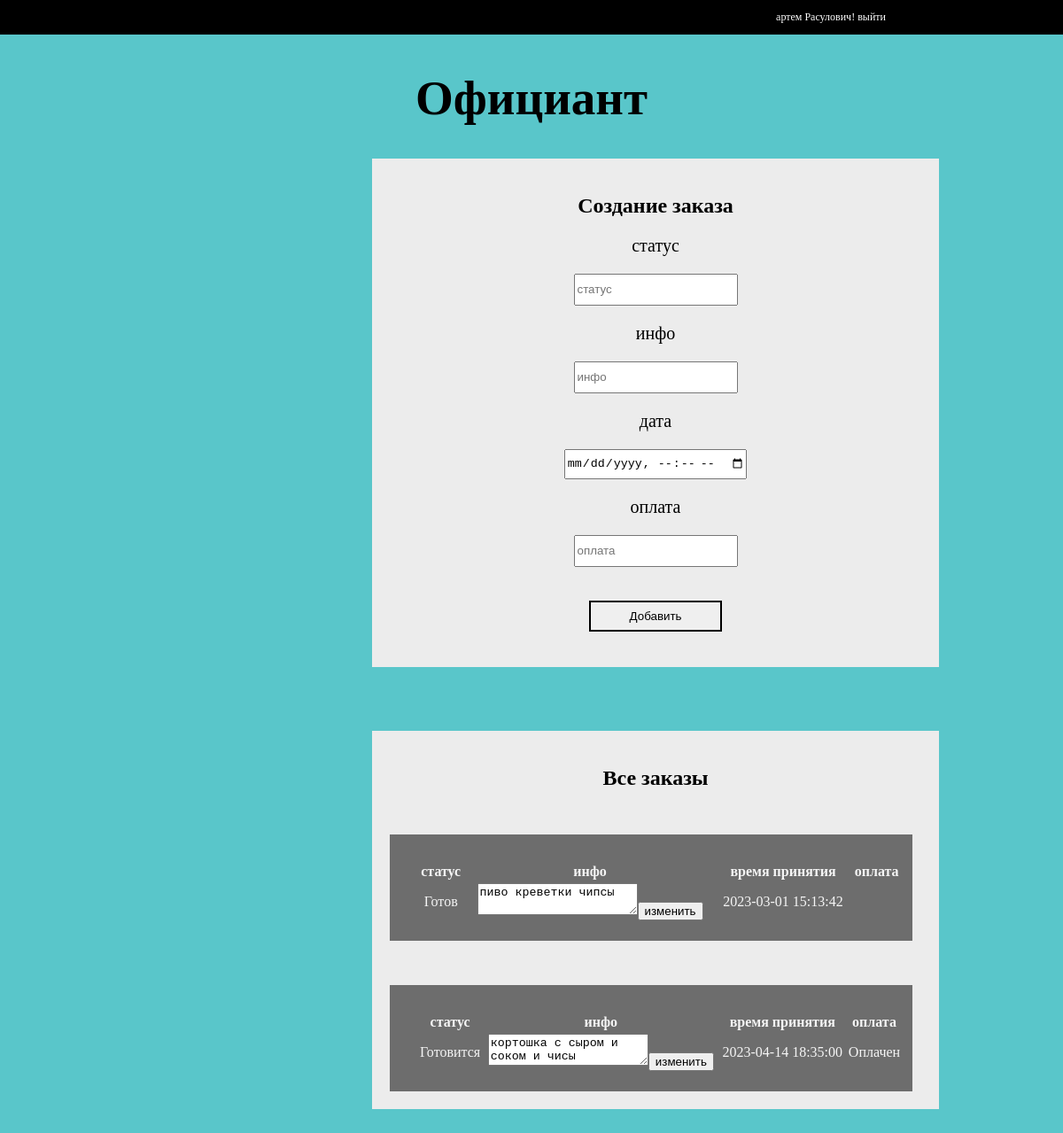
The page /registr/dashboard_off.php (signed in) on the database its author committed.
### tables this page shows
CREATE TABLE `zakaz` (
  `id` int(11) NOT NULL,
  `status` varchar(25) NOT NULL,
  `info` varchar(500) NOT NULL,
  `date` datetime NOT NULL,
  `status_oplata` varchar(50) NOT NULL
);

### registr/dashboard_off.php (the view, shortened to what this page needs)
<!DOCTYPE html>
<html lang="en">
<head>
    <link rel="stylesheet" href="style.css">
</head>
<body>
<header>
        <p> <?php echo  $_SESSION['name']." ". $_SESSION['surname'];?>!
        <a href="logout.php" class="close-ses">выйти</a></p>
        </header>
    <h1>Официант</h1>
    <?php
    require('db.php');
    ?>
    <form action="" method="post" class="form"  id="form-add" >
        <H2>Создание заказа</H2>
        <p>статус</p>
        <input type="text" class="txt_inp" name="status" placeholder="статус">
        <p>инфо</p>
        <input type="text" class="txt_inp" name="info" placeholder="инфо"><br>
        <p>дата</p>
        <input type="datetime-local" class="txt_inp" name="date" placeholder="дата">
        <p>оплата</p>
        <input type="text" class="txt_inp" name="oplata" placeholder="оплата"><br>
        <br>
        <input type="submit" value="Добавить" class="btn-vxod"  name="akaz" >
        </form>
<br><br><br><br>
    <div  class="form" >
        <H2>Все заказы</H2>
<?php
   $query= "SELECT * FROM `zakaz`";
   $result = mysqli_query($con, $query) or die;
   for($data = []; $row = mysqli_fetch_assoc($result); $data[]=$row){
    $i++;
   }
   foreach($data as $elem){
    $idd_info = $elem['id'];
        echo "<div class='smena-block'>";
        echo "<table class='t-zakaz'>";
        echo "<th>статус</th>";
        echo "<th>инфо</th>";
        echo "<th>время принятия</th>";
        echo "<th>оплата</th>";
        echo "<tr>";
        echo "<td>".$elem['status']."</td>";
        echo "<td>"."<form method='POST'><textarea name='info_zak'>".$elem['info']."</textarea><input type='submit' value='изменить' name='$idd_info-2'></form>"."</td>";
        echo "<td>".$elem['date']."</td>";
        echo "<td>".$elem['status_oplata']."</td>";
        echo "</tr>";
        echo "</table>";
        echo "</div>";
    }
?>
</div>
        <br><br><br><br>
</body>
</html>

### registr/style.css (style rules this page uses)
body { margin: 0; padding: 0; background: rgb(89, 198, 202); }
h1 { text-align: center; font-size: 55px; }
.form { text-align: center; width: 600px; display: block; margin: 0 35% 0 35%; padding: 20px; background: rgb(236, 236, 236); }
.form>p { font-size: 20px; }
.txt_inp { height: 30px; }
.btn-vxod { width: 150px; height: 35px; margin: 20px; border: 2px solid black; }
header { width: 100%; margin: 0 0 5vh 0; display: flex; justify-content: right; background-color: black; }
header>p { color: white; font-size: 1vw; padding-right: 200px; }
.close-ses { color: white; text-decoration: none; }
#form-add { display: block; }
.t-zakaz { width: 550px; margin: 20px; }
.smena-block { width: 570px; padding: 10px; margin-top: 50px; height: 100px; color: whitesmoke; background: rgba(12, 12, 12, 0.562); }

### rows shown on the page
zakaz: status "Готов", info_zak "пиво креветки чипсы", date "2023-03-01 15:13:42"
zakaz: status "Готовится", info_zak "кортошка с сыром и соком и чисы", date "2023-04-14 18:35:00", status_oplata "Оплачен"

### other values the page prints
$_SESSION['name'] "артем"
$_SESSION['surname'] "Расулович"
